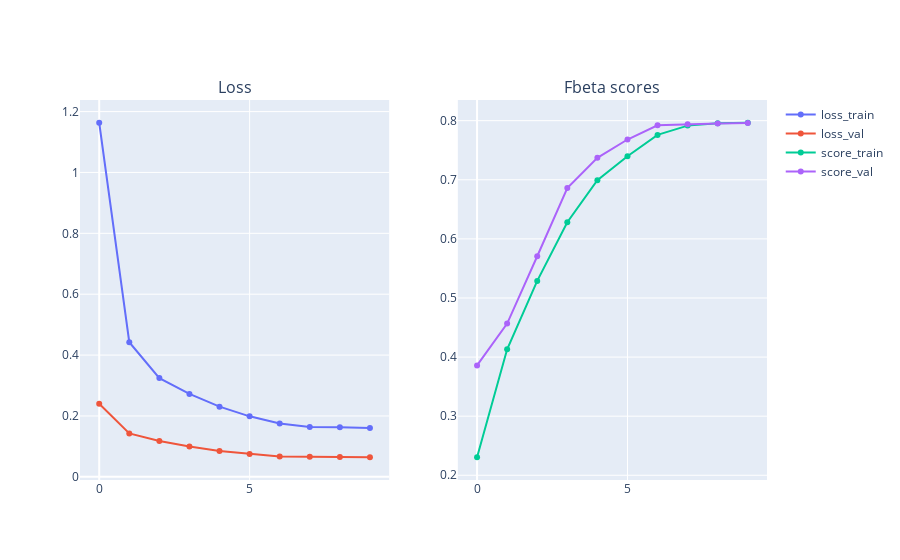

Notebook code cell kept with this figure:
### Code cell
# Track loss and performance over time (for train and val)
loss_train = train_results["loss_train"]
loss_val = train_results["loss_val"]
score_train = train_results["score_train"]
score_val = train_results["score_val"]

fig = make_subplots(rows=1, cols=2, subplot_titles=("Loss", "Fbeta scores"))
fig.add_trace(
    go.Scatter(
        x=list(range(len(loss_train))),
        y=loss_train,
        name="loss_train",
    ),
    row=1, col=1
)
fig.add_trace(
    go.Scatter(
        x=list(range(len(loss_val))),
        y=loss_val,
        name="loss_val",
    ),
    row=1, col=1
)
fig.add_trace(
    go.Scatter(
        x=list(range(len(score_train))),
        y=score_train,
        name="score_train",
    ),
    row=1, col=2
)
fig.add_trace(
    go.Scatter(
        x=list(range(len(score_val))),
        y=score_val,
        name="score_val",
    ),
    row=1, col=2
)
fig.show()

### Figure 1 — Plotly figure (JSON) as saved in the notebook; plotly's stock layout.template omitted (floating-point values rounded to 4 significant figures)
{"data": [{"name": "loss_train", "type": "scatter", "x": [0, 1, 2, 3, 4, 5, 6, 7, 8, 9], "xaxis": "x", "y": [1.163, 0.4422, 0.3244, 0.2724, 0.2305, 0.1987, 0.175, 0.1638, 0.163, 0.1605], "yaxis": "y"}, {"name": "loss_val", "type": "scatter", "x": [0, 1, 2, 3, 4, 5, 6, 7, 8, 9], "xaxis": "x", "y": [0.2398, 0.1426, 0.1175, 0.09936, 0.0852, 0.0747, 0.06644, 0.06574, 0.06503, 0.06432], "yaxis": "y"}, {"name": "score_train", "type": "scatter", "x": [0, 1, 2, 3, 4, 5, 6, 7, 8, 9], "xaxis": "x2", "y": [0.2305, 0.4132, 0.5289, 0.6281, 0.6993, 0.7398, 0.7759, 0.7916, 0.7955, 0.7965], "yaxis": "y2"}, {"name": "score_val", "type": "scatter", "x": [0, 1, 2, 3, 4, 5, 6, 7, 8, 9], "xaxis": "x2", "y": [0.3859, 0.4566, 0.5706, 0.6861, 0.7372, 0.7681, 0.7922, 0.7939, 0.7952, 0.7958], "yaxis": "y2"}], "layout": {"annotations": [{"font": {"size": 16}, "showarrow": false, "text": "Loss", "x": 0.225, "xanchor": "center", "xref": "paper", "y": 1, "yanchor": "bottom", "yref": "paper"}, {"font": {"size": 16}, "showarrow": false, "text": "Fbeta scores", "x": 0.775, "xanchor": "center", "xref": "paper", "y": 1, "yanchor": "bottom", "yref": "paper"}], "autosize": true, "xaxis": {"anchor": "y", "autorange": true, "domain": [0, 0.45], "range": [-0.5748, 9.575], "type": "linear"}, "xaxis2": {"anchor": "y2", "autorange": true, "domain": [0.55, 1], "range": [-0.5748, 9.575], "type": "linear"}, "yaxis": {"anchor": "x", "autorange": true, "domain": [0, 1], "range": [-0.02637, 1.254], "type": "linear"}, "yaxis2": {"anchor": "x2", "autorange": true, "domain": [0, 1], "range": [0.1838, 0.8432], "type": "linear"}}}
